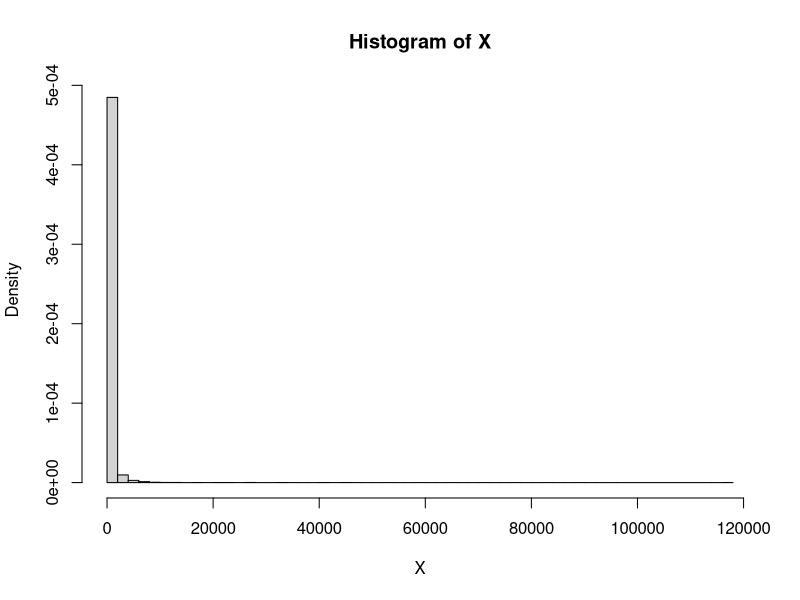

Recreate this plot in R. (Note: this script raises an error after producing the figure.)
# Expectation maximization -------------------------------------------------------------------------
# EM

X<-c( rlnorm( 3000, 3, 1.5 ), rlnorm( 5000, 5, 1.6 ) )
X<-sample( X, size = length( X ) )

# 1
p1<-c( 4, 3 )
p2<-c( 7, 2 )
G<-c( rep( 'A', 4000 ), rep( 'B', 4000 ) )

k<-1
while( k <= 100 ) {
  # 2
  r1<-sum( G == 'A' ) / length( G )
  r2<-sum( G == 'B' ) / length( G )
  Pg1<-dlnorm( X, p1[1], p1[2] )
  Pg2<-dlnorm( X, p2[1], p2[2] )
  P1<-Pg1 * r1 / ( Pg1 * r1 + Pg2 * r2 )
  P2<-Pg2 * r2 / ( Pg1 * r1 + Pg2 * r2 )
  G<-ifelse( P1 > P2, 'B', 'A' )
  
  # 3
  p1<-c( mean( log( X[ G == 'A' ] ) ), sd( log( X[ G == 'A' ] ) ) )
  p2<-c( mean( log( X[ G == 'B' ] ) ), sd( log( X[ G == 'B' ] ) ) )
  # p1<-c( mean( X[ G == 'A' ] ), sd( X[ G == 'A' ] ) )
  # p2<-c( mean( X[ G == 'B' ] ), sd( X[ G == 'B' ] ) )
  
  # 4
  k<-k+1
}

p1
p2

hist( X, breaks = 50, probability = TRUE )
hist( X[ G == 'A' ], breaks = 50, probability = TRUE )
hist( X[ G == 'B' ], breaks = 50, probability = TRUE )

n1<-length( X[ G == 'A' ] )
n2<-length( X[ G == 'B' ] )
U1<-plnorm( sort( X[ G == 'A' ] ), p1[1], p1[2] )
U2<-plnorm( sort( X[ G == 'B' ] ), p2[1], p2[2] )
plot( seq( 0,1,length.out = n1 ), U1, col = 'midnightblue', 
      type = 'l', lwd = 3, ylim = c( 0, 1 ), xlab = 'X', ylab = 'Q' )
points( seq( 0,1,length.out = n2 ), U2, col = 'olivedrab3', type = 'l', lwd = 3 )
